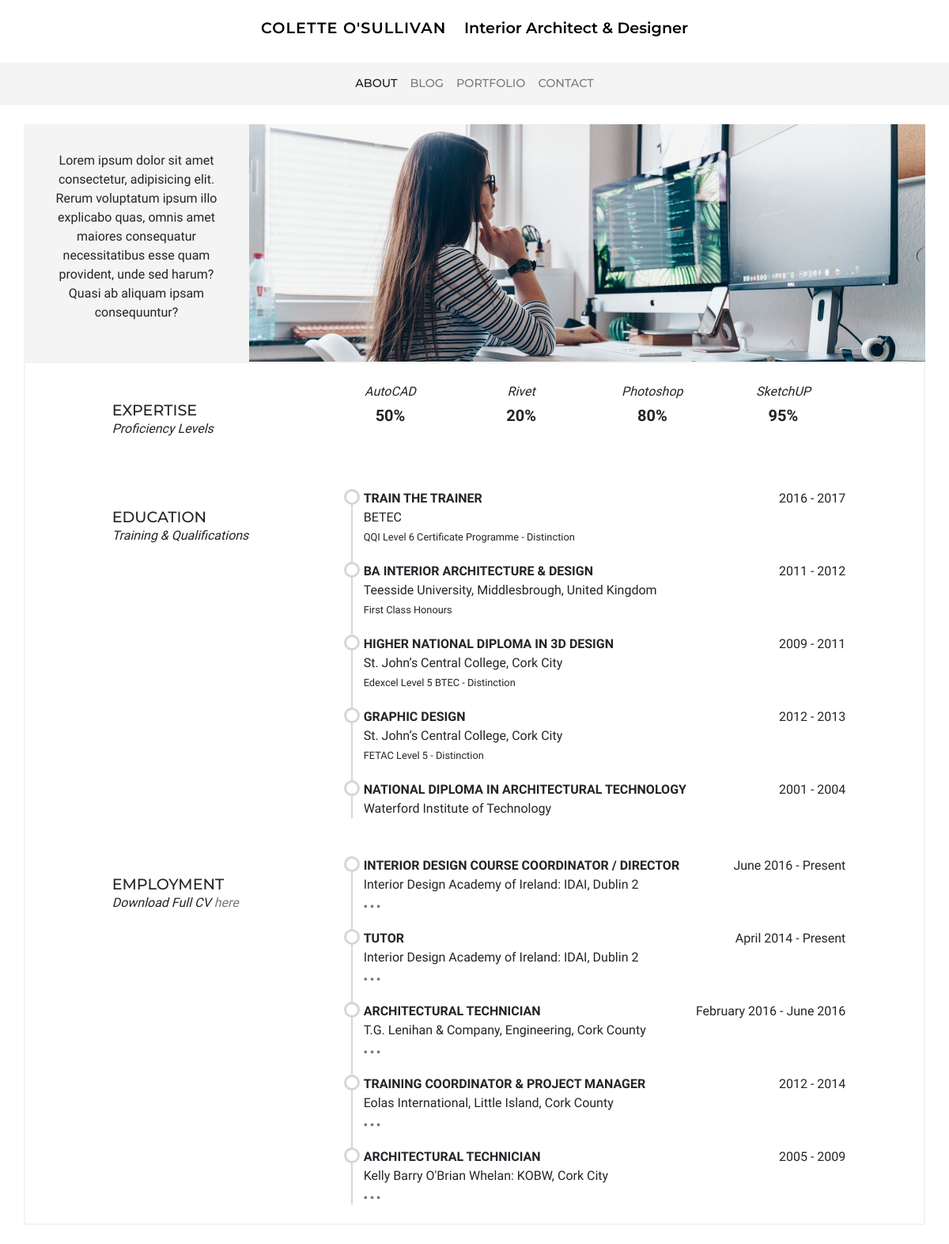
The page /about/ on the database its author committed.
### cv/models.py (models this page shows, shortened)
class Skill(models.Model):
    program = models.CharField(max_length=50)
    percent = models.DecimalField(max_digits=3, decimal_places=2)

class Role(models.Model):
    company = models.CharField(max_length=200)
    link = models.URLField(max_length=200, blank=True)
    title = models.CharField(max_length=200)
    timeframe = models.CharField(max_length=200)
    content = models.TextField(blank=True)
    order = models.IntegerField(null=True, blank=True)
    job = models.BooleanField(default=False)

### cv/views.py (the view)
# urls.py: path('', views.about, name='about'),
def about(request):
    jobs = Role.objects.filter(job=True).order_by('-order')
    studies = Role.objects.filter(job=False).order_by('-order')
    skills = Skill.objects.all()
    context = {'title': 'About', 'jobs': jobs, 'studies': studies, 'skills': skills}
    return render(request, 'cv/about.html', context)

### cv/templates/cv/about.html (shortened to what this page needs)
{% extends 'base.html' %}
{% load static %}
{% block content %}
<header class="row mt-3" data-page="{{ title }}">
    <div class="col-12 col-md-4 col-lg-3 bg-color--stone d-flex">
        <p class="text-center align-self-center p-2">
            Lorem ipsum dolor sit amet consectetur, adipisicing elit. Rerum
            voluptatum ipsum illo explicabo quas, omnis amet maiores consequatur necessitatibus esse quam provident,
            unde sed harum? Quasi ab aliquam ipsam consequuntur?
        </p>
    </div>
    <div class="col-12 col-md-8 col-lg-9 p-0 bg-img--work">
    </div>
</header>
<section class="row border-color--stone mb-4">
    <div class="col-12 m-0 p-0">
        <article class="row m-0 mt-4">
            <header class="col-12 col-lg-3 offset-lg-1">
                <div class="d-none d-md-block mb-md-3 mt-4">
                    <h1 class="h-article">Expertise</h2>
                    <span>Proficiency Levels</span>
                </div>
            </header>
            <section class="col-12 col-lg-7">
                <div class="row">
                    {% for skill in skills %}
                    <div class="col-6 col-md-3 text-center mb-3">
                        <div class="circle" data-circle='{{ skill.percent }}'>
                            <strong class="">{% widthratio skill.percent 1 100 %}%</strong>
                            <span class="">{{ skill.program }}</span>
                        </div>
                    </div>
                    {% endfor %}
                </div>
            </section>
        </article>
        <article class="row m-0 mt-4">
            <header class="col-12 col-lg-3 offset-lg-1 mt-4">
                <div class="d-none d-md-block mt-lg-4">
                    <h2 class="h-article">EDUCATION</h2>
                    <span>Training & Qualifications</span>
                </div>
            </header>
            <section class="col-12 col-lg-7 p-1">
                <ul class="timeline">
                    {% for study in studies %}
                    <li data-slide="job">
                        <strong class="uppercase">{{ study.title }}</strong>
                        <span class="d-none d-md-block float-right">{{ study.timeframe }}</span>
                        <p class="m-0">{{ study.company }}</p>
                        <small>{{ study.content }}</small>
                    </li>
                    {% endfor %}
                </ul>
            </section>
        </article>
        <article class="row m-0">
            <header class="col-12 col-lg-3 offset-lg-1 mt-4">
                <div class="d-none d-md-block mt-lg-4">
                    <h1 class="h-article">EMPLOYMENT</h1>
                    <span>Download Full CV </span><a class="link" href="{% static 'pdfs/cv_colette_o_sullivan.pdf' %}">here</a>
                </div>
            </header>
            <section class="col-12 col-lg-7 p-1">
                <ul class="timeline">
                    {% for job in jobs %}
                    <li data-slide="job">
                        <strong class="uppercase">{{ job.title }}</strong>
                        <span class="d-none d-md-block float-right">{{ job.timeframe }}</span>
                        <p class="m-0">{{ job.company }}</p>
                        <button class="button-more" data-btn="id{{ job.id }}">...</button>
                    </li>
                    {% endfor %}
                </ul>
            </section>
        </article>
    </div>
</section>
{% endblock %}

### static/css/main.css (style rules this page uses)
body { font-family: 'Ibarra Real Nova', serif; }
span { font-style: italic; }
li > span, a > span { font-style: normal; }
h1, h2, h3, h4 { font-family: 'Montserrat', sans-serif; text-transform: uppercase; }
.link { text-decoration: none; font-style: italic; color: #787676; }
.h-article { font-size: 1.2rem; font-weight: 500; margin: 0px; }
a { color: #000000; text-decoration: none; }
.uppercase { text-transform: uppercase; }
.bg-img--work { background: url("/static/images/work.jpg"); background-size: cover; background-position: center; background-repeat: no-repeat; min-height: 300px; }
.bg-color--stone { background-color: rgba(244, 244, 244, .95); }
.border-color--stone { border: 2px solid rgba(244, 244, 244); }
button, .button-a { background-color: #000000; color: #ffffff; border: 0px; font-size: .8rem; text-transform: uppercase; font-family: 'Montserrat', sans-serif; padding: 8px; margin: 8px; }
.button-more { background-color: transparent; color: #787676; font-size: 1.2rem; padding: 0px; margin: 0px; letter-spacing: .2rem; line-height: .2rem; font-weight: 700; }
ul.timeline { list-style-type: none; position: relative; }
ul.timeline:before { content: ' '; background: #d6d6d6; display: inline-block; position: absolute; left: 29px; width: 2px; height: 100%; z-index: 400; }
ul.timeline > li { margin: 20px 0; padding-left: 20px; }
ul.timeline > li:before { content: ' '; background: white; display: inline-block; position: absolute; border-radius: 50%; border: 3px solid #d6d6d6; left: 20px; width: 20px; height: 20px; z-index: 400; }
ul { padding-left: 25px; }
.circle { width: 100px; margin: 0; display: inline-block; position: relative; text-align: center; line-height: 1.2; }
.circle strong { position: absolute; top: 20px; left: 0; width: 100%; text-align: center; line-height: 40px; font-size: 20px; }

### rows shown on the page
Skill: percent "50", program "AutoCAD"
Skill: percent "20", program "Rivet"
Skill: percent "80", program "Photoshop"
Skill: percent "95", program "SketchUP"
Role: title "TRAIN THE TRAINER", timeframe "2016 - 2017", company "BETEC", content "QQI Level 6 Certificate Programme - Distinction"
Role: title "BA INTERIOR ARCHITECTURE & DESIGN", timeframe "2011 - 2012", company "Teesside University, Middlesbrough, United Kingdom", content "First Class Honours"
Role: title "HIGHER NATIONAL DIPLOMA IN 3D DESIGN", timeframe "2009 - 2011", company "St. John’s Central College, Cork City", content "Edexcel Level 5 BTEC - Distinction"
Role: title "GRAPHIC DESIGN", timeframe "2012 - 2013", company "St. John’s Central College, Cork City", content "FETAC Level 5 - Distinction"
Role: title "NATIONAL DIPLOMA IN ARCHITECTURAL TECHNOLOGY", timeframe "2001 - 2004", company "Waterford Institute of Technology"
Role: title "INTERIOR DESIGN COURSE COORDINATOR / DIRECTOR", timeframe "June 2016 - Present", company "Interior Design Academy of Ireland: IDAI, Dublin 2"
Role: title "TUTOR", timeframe "April 2014 - Present", company "Interior Design Academy of Ireland: IDAI, Dublin 2"
Role: title "ARCHITECTURAL TECHNICIAN", timeframe "February 2016 - June 2016", company "T.G. Lenihan & Company, Engineering, Cork County"
Role: title "TRAINING COORDINATOR & PROJECT MANAGER", timeframe "2012 - 2014", company "Eolas International, Little Island, Cork County"
Role: title "ARCHITECTURAL TECHNICIAN", timeframe "2005 - 2009", company "Kelly Barry O'Brian Whelan: KOBW, Cork City"
